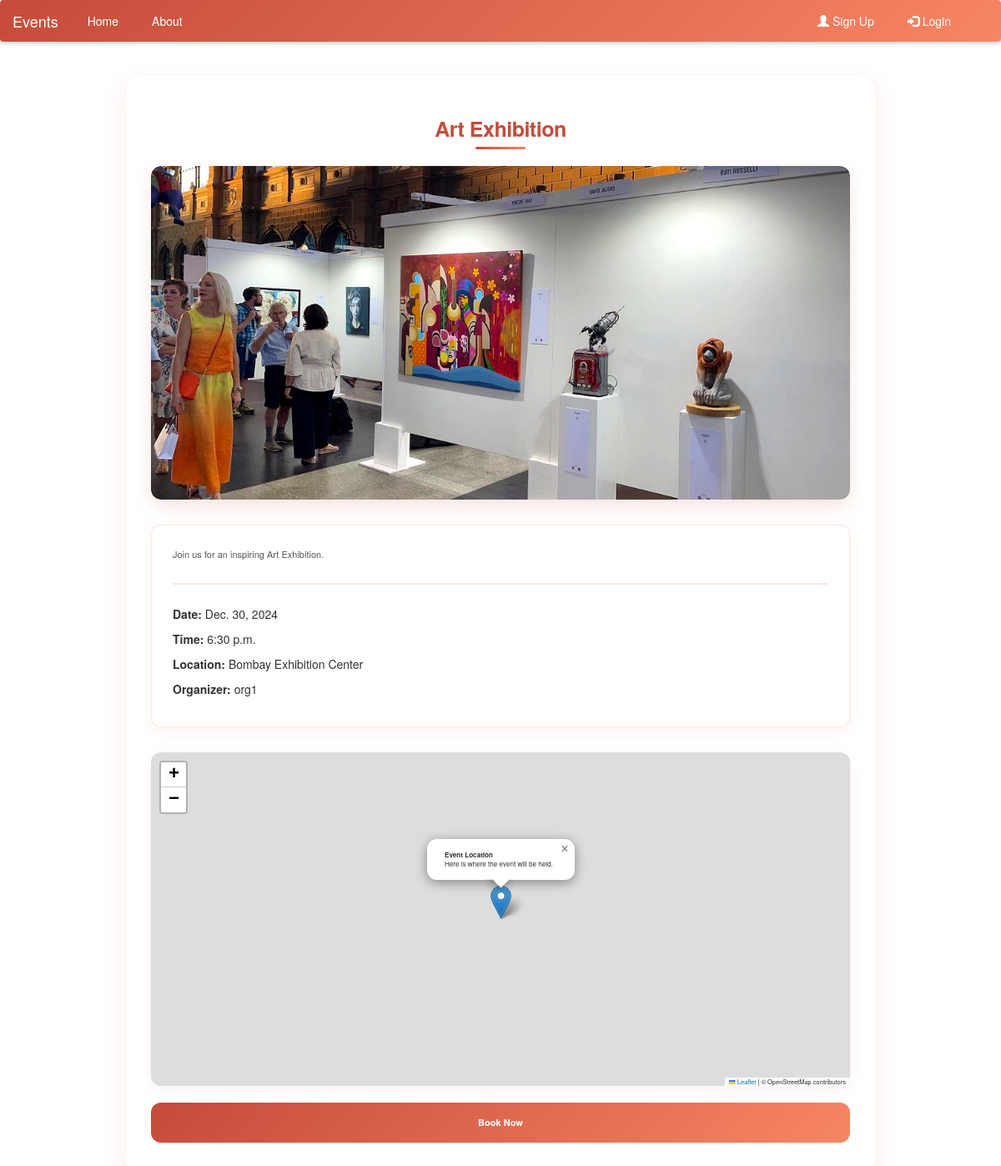
Before: /events/17/ with the older database file.
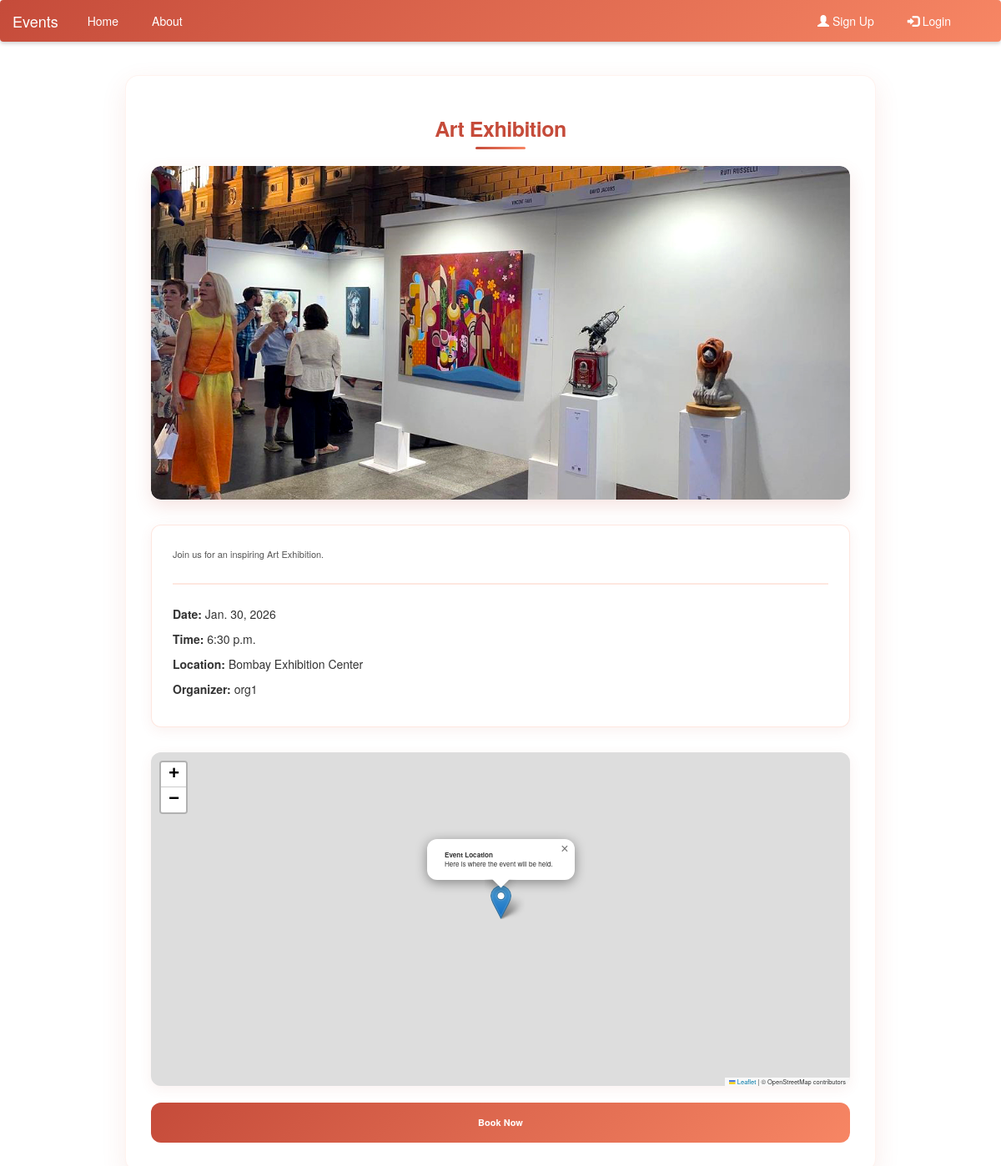
After: the same page with the newer database file.
### myApp/models.py (models this page shows, shortened)
class Event(models.Model):
    name=models.CharField(max_length=50)
    desc=models.CharField(max_length=50)
    img = models.ImageField(upload_to='myProject/pic/pic/')
    date = models.DateField(default=timezone.now)
    time = models.TimeField(default=timezone.now)
    location = models.CharField(max_length=255, default='Unknown')
    ticket_template = models.ImageField(upload_to='myProject/pic/pic/', blank=True, null=True)
    number_of_tickets = models.PositiveIntegerField(null=True, blank=True)  # New field for tickets available
    booked_tickets = models.IntegerField(default=0)
    ticket_price = models.DecimalField(max_digits=10, decimal_places=2, null=True, blank=True)  # New field for ticket price
    organizer = models.ForeignKey(User, on_delete=models.CASCADE,default=1)  # Link to user who submits
    approved = models.BooleanField(default=False)  # Admin approval flag
    is_free = models.BooleanField(default=False)
    latitude = models.FloatField(null=True, blank=True)  # New field for latitude
    longitude = models.FloatField(null=True, blank=True)  # New field for longitude

### myApp/views.py (the view)
# urls.py: path('events/<int:id>/', event_detail_view, name='event_detail'),
def event_detail_view(request, id):
    event = get_object_or_404(Event, id=id)  # Fetch the event or return 404 if not found
    return render(request, 'event_detail.html', {'event': event})

### myApp/templates/myApp/event_detail.html (shortened to what this page needs)
{% extends 'base.html' %}
{% block content %}
<div class="event-container">
    <h2>{{ event.name }}</h2>
    <div class="event-image">
        <img src="{{ event.img.url }}" alt="{{ event.name }}">
    </div>
    <div class="event-details">
        <p class="event-description">{{ event.desc }}</p>
        <p><strong>Date:</strong> {{ event.date }}</p>
        <p><strong>Time:</strong> {{ event.time }}</p>
        <p><strong>Location:</strong> {{ event.location }}</p>
        <p><strong>Organizer:</strong> {{ event.organizer.username }}</p>
    </div>
    <div id="map"></div>
    <a href="{% url 'book_event' event.id %}" class="download-ticket">Book Now</a>
</div>
<link rel="stylesheet" href="https://unpkg.com/leaflet@1.7.1/dist/leaflet.css" />
{% endblock %}

Changed rows visible on the page:
changed Event "Art Exhibition": date "Dec. 30, 2024" → "Jan. 30, 2026"
